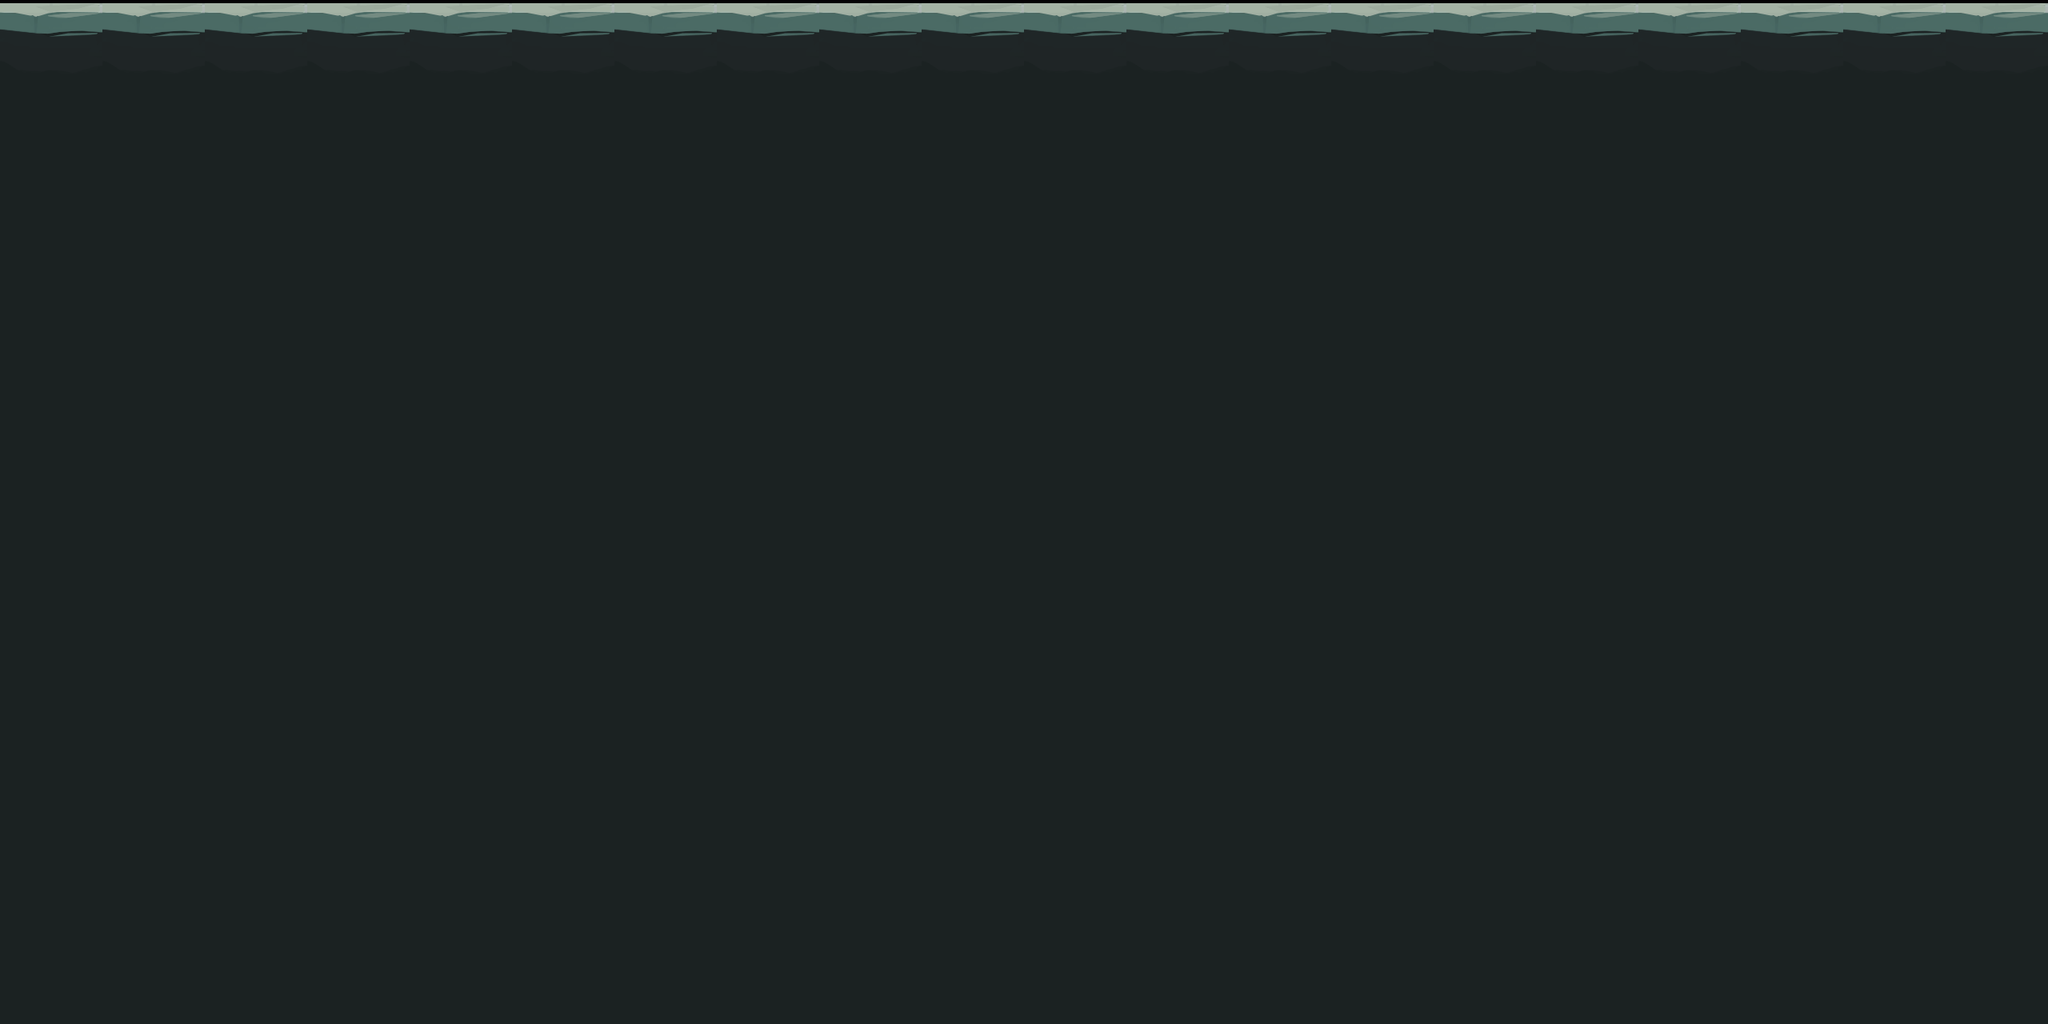

The image is a tile-based game level rendered from a .tmx file. Its description and complete source (layers, tilesets, objects, tile grids) follow:
An orthogonal 20x10 tile map with 128x128 px tiles, 1 tile layer (ground).

<map version="1.10" tiledversion="1.10.2" orientation="orthogonal" renderorder="right-down" width="20" height="10" tilewidth="128" tileheight="128" infinite="0" nextlayerid="7" nextobjectid="1">
 <tileset firstgid="1" name="Tile" tilewidth="128" tileheight="128" tilecount="2" columns="0">
  <grid orientation="orthogonal" width="1" height="1" />
  <tile id="0">
   <image width="128" height="128" source="../../tile/rouge-lite/street/2.png" />
  </tile>
  <tile id="1">
   <image width="128" height="128" source="../../tile/rouge-lite/street/5.png" />
  </tile>
 </tileset>
 <layer id="5" name="ground" width="20" height="10">
  <data encoding="csv">
1,1,1,1,1,1,1,1,1,1,1,1,1,1,1,1,1,1,1,1,
2,2,2,2,2,2,2,2,2,2,2,2,2,2,2,2,2,2,2,2,
2,2,2,2,2,2,2,2,2,2,2,2,2,2,2,2,2,2,2,2,
2,2,2,2,2,2,2,2,2,2,2,2,2,2,2,2,2,2,2,2,
2,2,2,2,2,2,2,2,2,2,2,2,2,2,2,2,2,2,2,2,
2,2,2,2,2,2,2,2,2,2,2,2,2,2,2,2,2,2,2,2,
2,2,2,2,2,2,2,2,2,2,2,2,2,2,2,2,2,2,2,2,
2,2,2,2,2,2,2,2,2,2,2,2,2,2,2,2,2,2,2,2,
2,2,2,2,2,2,2,2,2,2,2,2,2,2,2,2,2,2,2,2,
2,2,2,2,2,2,2,2,2,2,2,2,2,2,2,2,2,2,2,2
</data>
 </layer>
</map>
